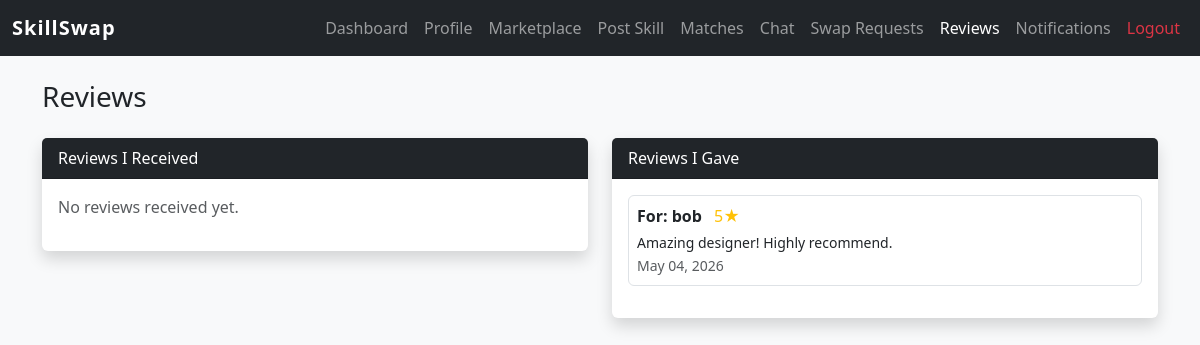
Screenshot of /reviews/ (signed in) with the database file from the repository.
### core/models.py (models this page shows, shortened)
class Review(models.Model):
    RATING_CHOICES = [(i, str(i)) for i in range(1, 6)]
    reviewer = models.ForeignKey(User, on_delete=models.CASCADE, related_name='given_reviews')
    reviewed_user = models.ForeignKey(User, on_delete=models.CASCADE, related_name='received_reviews')
    rating = models.IntegerField(choices=RATING_CHOICES)
    comment = models.TextField(blank=True)
    created_at = models.DateTimeField(auto_now_add=True)

### core/views.py (the view)
# urls.py: path('reviews/', views.reviews_view, name='reviews'),
@login_required
def reviews_view(request):
    received_reviews = Review.objects.filter(reviewed_user=request.user)
    given_reviews = Review.objects.filter(reviewer=request.user)
    accepted_swaps = SwapRequest.objects.filter(
        (Q(from_user=request.user) | Q(to_user=request.user)),
        status='accepted'
    )
    reviewable_users = []
    for swap in accepted_swaps:
        other = swap.to_user if swap.from_user == request.user else swap.from_user
        already_reviewed = Review.objects.filter(reviewer=request.user, reviewed_user=other).exists()
        if not already_reviewed and other not in reviewable_users:
            reviewable_users.append(other)
    return render(request, 'reviews.html', {
        'received_reviews': received_reviews,
        'given_reviews': given_reviews,
        'reviewable_users': reviewable_users,
    })

### templates/reviews.html (shortened to what this page needs)
{% extends 'base.html' %}
{% block nav_reviews %}active{% endblock %}
{% block content %}
<div class="container mt-4">
  <h3 class="mb-4">Reviews</h3>
  <div class="row">
    <div class="col-md-6">
      <div class="card shadow border-0 mb-4">
        <div class="card-header bg-dark text-white">Reviews I Received</div>
        <div class="card-body">
          {% if received_reviews %}
            {% for review in received_reviews %}
            <div class="mb-3 p-2 border rounded">
              <strong>{{ review.reviewer.username }}</strong>
              <span class="text-warning ms-2">{{ review.rating }}&#9733;</span>
              <p class="mb-0 small mt-1">{{ review.comment }}</p>
              <small class="text-muted">{{ review.created_at|date:"M d, Y" }}</small>
            </div>
            {% endfor %}
          {% else %}
          <p class="text-muted">No reviews received yet.</p>
          {% endif %}
        </div>
      </div>
    </div>
    <div class="col-md-6">
      <div class="card shadow border-0 mb-4">
        <div class="card-header bg-dark text-white">Reviews I Gave</div>
        <div class="card-body">
          {% if given_reviews %}
            {% for review in given_reviews %}
            <div class="mb-3 p-2 border rounded">
              <strong>For: {{ review.reviewed_user.username }}</strong>
              <span class="text-warning ms-2">{{ review.rating }}&#9733;</span>
              <p class="mb-0 small mt-1">{{ review.comment }}</p>
              <small class="text-muted">{{ review.created_at|date:"M d, Y" }}</small>
            </div>
            {% endfor %}
          {% else %}
          <p class="text-muted">You haven't given any reviews yet.</p>
          {% endif %}
        </div>
      </div>
    </div>
  </div>
</div>
{% endblock %}

### templates/base.html (style rules this page uses)
body { background-color: #f8f9fa; }

### rows the page displays
Review: reviewed_user.username "bob", rating "5", comment "Amazing designer! Highly recommend.", created_at "May 04, 2026"
